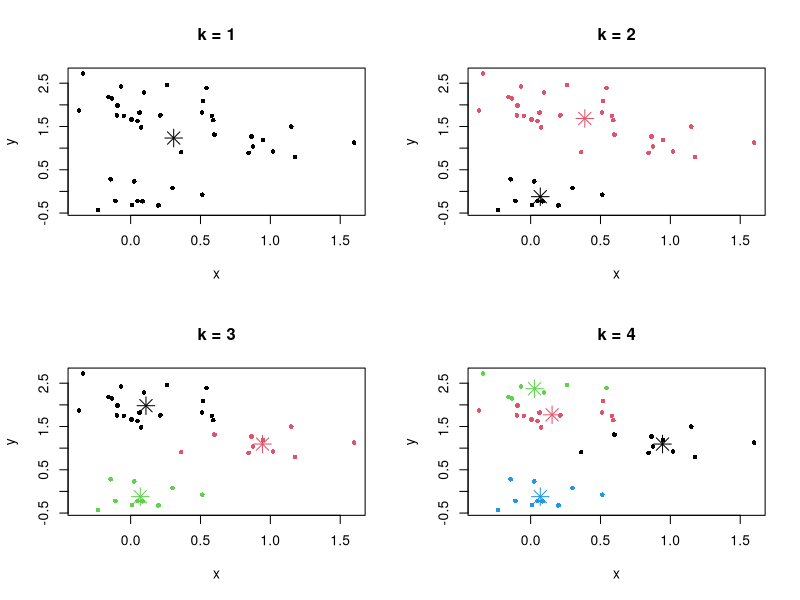

Reproduce this figure in R. (Note: this script raises an error after producing the figure.)
## ---- chunk 1
# Data with 3 clusters
set.seed(23456789)
n <- 20
x <- rbind(matrix(rnorm(n, sd = 0.3), ncol = 2),
           cbind(rnorm(n, sd = 0.3), rnorm(n, mean = 2, sd = 0.3)),
           matrix(rnorm(n, mean = 1, sd = 0.3), ncol = 2))
colnames(x) <- c("x", "y")

par(mfrow = c(2, 2))
for (k in 1:4) {
  set.seed(23456789)
  cl <- kmeans(x, centers = k, nstart = 20)
  plot(x, col = cl$cluster, pch = 16, cex = 0.75, main = paste("k =", k))
  points(cl$centers, col = 1:k, pch = 8, cex = 2)
}
## ---- chunk 2
library(RcmdrMisc)
library(car)
laliga <- readXL("datasets/la-liga-2015-2016.xlsx")
rownames(laliga) <- laliga$Team
laliga$Team <- NULL
## ---- chunk 3
# We consider only a smaller dataset (Points and Yellow.cards)
head(laliga, 2)
pointsCards <-  laliga[, c(1, 17)]
plot(pointsCards)

# kmeans uses a random initialization of the clusters, so the results may vary
# from one call to another. We use set.seed() to have reproducible outputs.
set.seed(2345678)

# kmeans call:
# - centers is the k, the number of clusters. 
# - nstart indicates how many different starting assignments should be considered 
# (useful for avoiding suboptimal clusterings)
k <- 2
km <- kmeans(pointsCards, centers = k, nstart = 20)

# What is inside km?
km
str(km)

# between_SS / total_SS gives a criterion to select k similar to PCA.
# Recall that between_SS / total_SS = 100% if k = n 

# Centroids of each cluster
km$centers

# Assignments of observations to the k clusters
km$cluster

# Plot data wih colors according to clusters
plot(pointsCards, col = km$cluster)

# Add the names of the observations above the points
text(x = pointsCards, labels = rownames(pointsCards), col = km$cluster, 
     pos = 3, cex = 0.75)

# Clustering with k = 3
k <- 3
set.seed(2345678)
km <- kmeans(pointsCards, centers = k, nstart = 20)
plot(pointsCards, col = km$cluster)
text(x = pointsCards, labels = rownames(pointsCards), col = km$cluster, 
     pos = 3, cex = 0.75)

# Clustering with k = 4
k <- 4
set.seed(2345678)
km <- kmeans(pointsCards, centers = k, nstart = 20)
plot(pointsCards, col = km$cluster)
text(x = pointsCards, labels = rownames(pointsCards), col = km$cluster, 
     pos = 3, cex = 0.75)
## ---- chunk 4
# Work with standardized data (and remove Matches)
laligaStd <- data.frame(scale(laliga[, -2]))

# Clustering with all the variables - unstandardized data
set.seed(345678)
kme <- kmeans(laliga, centers = 3, nstart = 20)
kme$cluster
table(kme$cluster)

# Clustering with all the variables - standardized data
set.seed(345678)
kme <- kmeans(laligaStd, centers = 3, nstart = 20)
kme$cluster
table(kme$cluster)

# PCA
pca <- princomp(laliga[, -2], cor = TRUE)
summary(pca)

# Biplot (the scores of the first two PCs)
biplot(pca)

# Redo the biplot with colors indicating the cluster assignments
plot(pca$scores[, 1:2], col = kme$cluster)
text(x = pca$scores[, 1:2], labels = rownames(pca$scores), pos = 3, col = kme$cluster)

# Recall: this is a visualization with PC1 and PC2 of the clustering done with all the variables,
# not just PC1 and PC2

# Clustering with only the first two PCs - different and less accurate result, but still insightful
set.seed(345678)
kme2 <- kmeans(pca$scores[, 1:2], centers = 3, nstart = 20)
plot(pca$scores[, 1:2], col = kme2$cluster)
text(x = pca$scores[, 1:2], labels = rownames(pca$scores), pos = 3, col = kme2$cluster)
## ---- chunk 5
# Load data and scale it
data(USArrests)
USArrests <- as.data.frame(scale(USArrests))

# Statistics -> Dimensional Analysis -> Clustering -> k-means cluster analysis...
.cluster <-  KMeans(model.matrix(~-1 + Assault + Murder + Rape + UrbanPop, USArrests), 
  centers = 2, iter.max = 10, num.seeds = 10)
.cluster$size # Cluster Sizes
.cluster$centers # Cluster Centroids
.cluster$withinss # Within Cluster Sum of Squares
.cluster$tot.withinss # Total Within Sum of Squares
.cluster$betweenss # Between Cluster Sum of Squares
remove(.cluster)
.cluster <-  KMeans(model.matrix(~-1 + Assault + Murder + Rape + UrbanPop, USArrests), 
  centers = 2, iter.max = 10, num.seeds = 10)
.cluster$size # Cluster Sizes
.cluster$centers # Cluster Centroids
.cluster$withinss # Within Cluster Sum of Squares
.cluster$tot.withinss # Total Within Sum of Squares
.cluster$betweenss # Between Cluster Sum of Squares
biplot(princomp(model.matrix(~-1 + Assault + Murder + Rape + UrbanPop, USArrests)), 
  xlabs = as.character(.cluster$cluster))
USArrests$KMeans <- assignCluster(model.matrix(~-1 + Assault + Murder + Rape + UrbanPop, 
  USArrests), USArrests, .cluster$cluster)
remove(.cluster)
## ---- chunk 6
# Data with 3 clusters
set.seed(23456789)
n <- 10
x <- rbind(matrix(rnorm(n, sd = 0.3), ncol = 2),
           cbind(rnorm(n, sd = 0.3), rnorm(n, mean = 2, sd = 0.3)),
           matrix(rnorm(n, mean = 1, sd = 0.3), ncol = 2))
colnames(x) <- c("x", "y")

par(mfrow = c(2, 2))
plot(x, type = "n", cex = 0.75, main = "Data")
text(x, labels = as.character(1:(2 * n)))
for (method in c("average", "complete", "single")) {
  set.seed(23456789)
  cl <- hclust(dist(x), method = method)
  plot(cl, main = method)
}
## ---- chunk 7
# Compute dissimilary matrix - in this case Euclidean distance
d <- dist(laligaStd)

# Hierarchical clustering with complete linkage
treeComp <- hclust(d, method = "complete")
plot(treeComp)

# With average linkage
treeAve <- hclust(d, method = "average")
plot(treeAve)

# With single linkage
treeSingle <- hclust(d, method = "single")
plot(treeSingle) # Chaining

# Set the number of clusters after inspecting visually the dendogram for "long" groups of hanging leaves
# These are the cluster assignments
cutree(treeComp, k = 2) # (Barcelona, Real Madrid) and (rest)
cutree(treeComp, k = 3) # (Barcelona, Real Madrid), (Atlético Madrid) and (rest)

# Compare differences - treeComp makes more sense than treeAve
cutree(treeComp, k = 4) 
cutree(treeAve, k = 4) 

# We can plot the results in the first two PCs, as we did in k-means
cluster <- cutree(treeComp, k = 2)
plot(pca$scores[, 1:2], col = cluster)
text(x = pca$scores[, 1:2], labels = rownames(pca$scores), pos = 3, col = cluster)

cluster <- cutree(treeComp, k = 3)
plot(pca$scores[, 1:2], col = cluster)
text(x = pca$scores[, 1:2], labels = rownames(pca$scores), pos = 3, col = cluster)

cluster <- cutree(treeComp, k = 4)
plot(pca$scores[, 1:2], col = cluster)
text(x = pca$scores[, 1:2], labels = rownames(pca$scores), pos = 3, col = cluster)
## ---- chunk 8
# Load data
data(iris)

# The fifth variable is a factor
head(iris)

# Compute dissimilarity matrix using the gower dissimilarity measure
# This dissimilarity is able to handle both numerical and categorical variables
# daisy automatically detects wether there are factors present in the data and applies goer
# otherwise it applies the Euclidean distance
library(cluster)
d <- daisy(iris)
tree <- hclust(d)

# 3 main clusters
plot(tree)

# The clusters correspond to the Species
cutree(tree, k = 3)
table(iris$Species, cutree(tree, k = 3))
## ---- chunk 9
HClust.1 <- hclust(dist(model.matrix(~-1 + Assault+Murder+Rape+UrbanPop, USArrests)) , 
  method= "complete")
plot(HClust.1, main= "Cluster Dendrogram for Solution HClust.1", xlab= 
  "Observation Number in Data Set USArrests", sub="Method=complete; Distance=euclidian")
